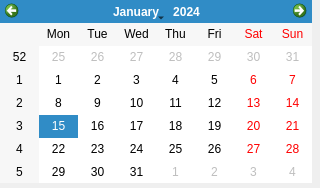
<?xml version="1.0" encoding="UTF-8"?>
<ui version="4.0">
 <class>calendar</class>
 <widget class="QDialog" name="calendar">
  <property name="geometry">
   <rect>
    <x>0</x>
    <y>0</y>
    <width>320</width>
    <height>188</height>
   </rect>
  </property>
  <property name="windowTitle">
   <string>Dialog</string>
  </property>
  <widget class="QCalendarWidget" name="calendar_2">
   <property name="geometry">
    <rect>
     <x>0</x>
     <y>0</y>
     <width>312</width>
     <height>183</height>
    </rect>
   </property>
  </widget>
 </widget>
 <resources/>
 <connections/>
</ui>
